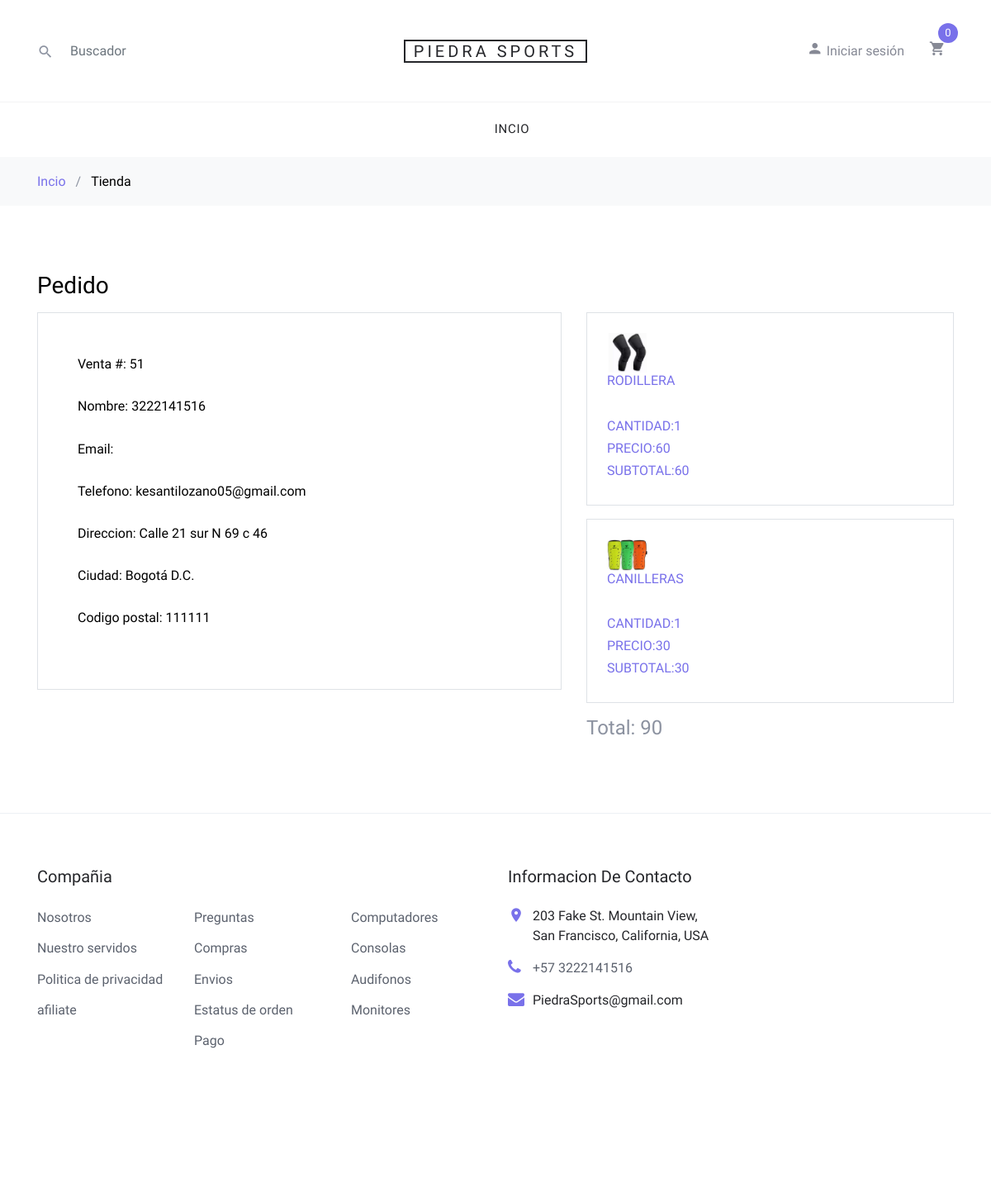
Screenshot of /verpedido.php?id_venta=51 with the database file from the repository.
### tables this page shows
CREATE TABLE `ventas` (
  `id` int(11) NOT NULL,
  `id_usuario` int(11) NOT NULL,
  `total` int(11) NOT NULL,
  `fecha` datetime NOT NULL,
  `status` varchar(20) NOT NULL
);

CREATE TABLE `usuario` (
  `id` int(11) NOT NULL,
  `nombre` varchar(200) NOT NULL,
  `telefono` varchar(200) NOT NULL,
  `email` varchar(200) NOT NULL,
  `password` varchar(300) NOT NULL
);

CREATE TABLE `envios` (
  `id_envio` int(11) NOT NULL,
  `pais` varchar(50) NOT NULL,
  `direccion` varchar(100) NOT NULL,
  `estado` varchar(50) NOT NULL,
  `cp` varchar(10) NOT NULL,
  `id_venta` int(11) NOT NULL
);

CREATE TABLE `productos_venta` (
  `id` int(11) NOT NULL,
  `id_venta` int(11) NOT NULL,
  `id_producto` int(11) NOT NULL,
  `cantidad` double NOT NULL,
  `precio` double NOT NULL,
  `subtotal` double NOT NULL
);

CREATE TABLE `productos` (
  `id` int(11) NOT NULL,
  `nombre` varchar(300) NOT NULL,
  `descripcion` text NOT NULL,
  `precio` double NOT NULL,
  `imagen` varchar(200) NOT NULL,
  `inventario` int(11) NOT NULL,
  `color` varchar(100) NOT NULL
);

### verpedido.php (the view, shortened to what this page needs)
<?php
include "./php/conexion.php";
$datos = $conexion->query("select
        ventas.*,
        usuario.nombre,usuario.telefono,usuario.email
        from ventas
        inner join usuario on ventas.id_usuario = usuario.id
        where ventas.id=".$_GET['id_venta'])or die($conexion->error);
$datosUsuario = mysqli_fetch_row($datos);
$datos2 = $conexion->query("select * from envios where id_venta=".$_GET['id_venta'])or die($conexion->error);
$datosEnvio = mysqli_fetch_row($datos2);
$datos3=$conexion->query("select productos_venta.*,
            productos.nombre as  nombre_producto, productos.imagen
            from productos_venta inner join productos on productos_venta.id_producto =  productos.id
            where  id_venta =".$_GET['id_venta'])or die($conexion->error);
?>
<!DOCTYPE html>
<html lang="en">
  <head>
    <link rel="stylesheet" href="fonts/icomoon/style.css">
    <link rel="stylesheet" href="css/bootstrap.min.css">
    <link rel="stylesheet" href="css/magnific-popup.css">
    <link rel="stylesheet" href="css/jquery-ui.css">
    <link rel="stylesheet" href="css/owl.carousel.min.css">
    <link rel="stylesheet" href="css/owl.theme.default.min.css">
    <link rel="stylesheet" href="css/aos.css">
    <link rel="stylesheet" href="css/style.css">
  </head>
  <body>
  <div class="site-wrap">
  <?php include("./layouts/header.php"); ?>
    <div class="site-section">
      <div class="container">
        <div class="row">
          <div class="col-md-12">
            <h2 class="h3 mb-3 text-black">Pedido</h2>
          </div>
          <div class="col-md-7">
            <form action="#" method="post">
              <div class="p-3 p-lg-5 border">
                <div class="form-group row">
                  <div class="col-md-12">
                    <label for="c_fname" class="text-black">Venta #: <?php echo $_GET['id_venta'];?></label>
                  </div>
                </div>
                <div class="form-group row">
                  <div class="col-md-12">
                    <label for="c_fname" class="text-black">Nombre: <?php echo $datosUsuario[6];?></label>
                  </div>
                </div>
                <div class="form-group row">
                  <div class="col-md-12">
                    <label for="c_fname" class="text-black">Email: <?php echo $datosUsuario[8];?></label>
                  </div>
                </div>
                <div class="form-group row">
                  <div class="col-md-12">
                    <label for="c_fname" class="text-black">Telefono: <?php echo $datosUsuario[7];?></label>
                  </div>
                </div>
                <div class="form-group row">
                  <div class="col-md-12">
                    <label for="c_fname" class="text-black">Direccion: <?php echo $datosEnvio[2];?></label>
                  </div>
                </div>
                <div class="form-group row">
                  <div class="col-md-12">
                    <label for="c_fname" class="text-black">Ciudad: <?php echo $datosEnvio[3];?></label>
                  </div>
                </div>
                <div class="form-group row">
                  <div class="col-md-12">
                    <label for="c_fname" class="text-black">Codigo postal: <?php echo $datosEnvio[4];?></label>
                  </div>
                </div>
              </div>
            </form>
          </div>
          <div class="col-md-5 ml-auto">
          <?php
               while($f = mysqli_fetch_array($datos3)){
          ?>
            <div class="p-4 border mb-3">
            <img src="./images/<?php echo $f['imagen'];?>" width="50px"/>
              <span class="d-block text-primary h6 text-uppercase"><?php echo $f['nombre_producto'];?></span> <br>
              <span class="d-block text-primary h6 text-uppercase">Cantidad:<?php echo $f['cantidad'];?></span>
              <span class="d-block text-primary h6 text-uppercase">Precio:<?php echo $f['precio'];?></span>
              <span class="d-block text-primary h6 text-uppercase">Subtotal:<?php echo $f['subtotal'];?></span>
            </div>
            <?php } ?>
            <h4>Total: <?php echo $datosUsuario[2];?></h4>
          </div>
        </div>
      </div>
    </div>
    <?php include("./layouts/footer.php"); ?>
  </div>
  </body>
</html>

### css/style.css (style rules this page uses)
body { line-height: 1.7; color: #8c92a0; font-weight: 300; font-size: 16px; }
.text-black { color: #000; }
.site-wrap:before { -webkit-transition: .3s all ease-in-out; -o-transition: .3s all ease-in-out; transition: .3s all ease-in-out; background: rgba(0, 0, 0, 0.6); content: ""; position: absolute; z-index: 2000; top: 0; left: 0; right: 0; bottom: 0; opacity: 0; visibility: hidden; }
.site-section { padding: 2.5em 0; }
@media (min-width: 768px) { .site-section { padding: 5em 0; } }

### rows the page displays
ventas: id_usuario.telefono "3222141516", id_usuario.email "kesantilozano05@gmail.com", total "90"
envios: direccion "Calle 21 sur N 69 c 46", estado "Bogotá D.C.", cp "111111"
productos_venta: id_producto.imagen (picture), id_producto.nombre "RODILLERA", cantidad "1", precio "60", subtotal "60"
productos_venta: id_producto.imagen (picture), id_producto.nombre "CANILLERAS", cantidad "1", precio "30", subtotal "30"

### other values shown
$_GET['id_venta'] "51"
